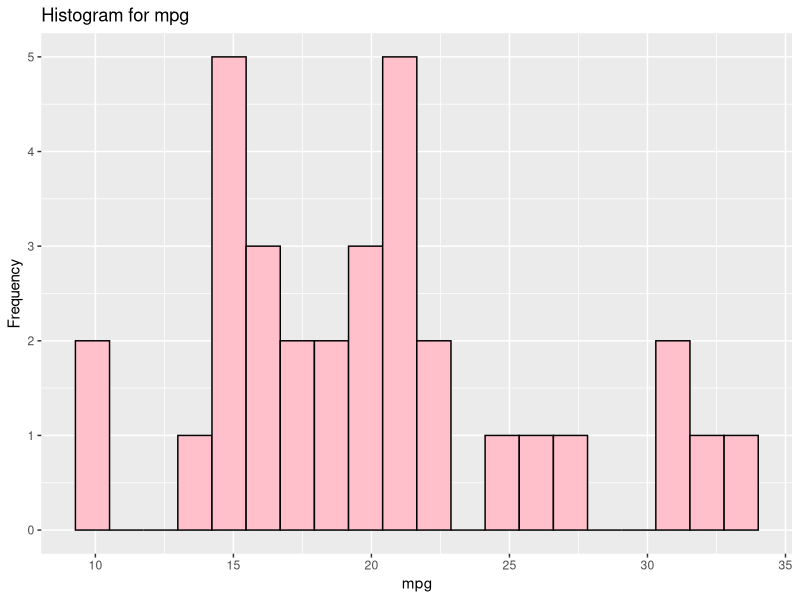
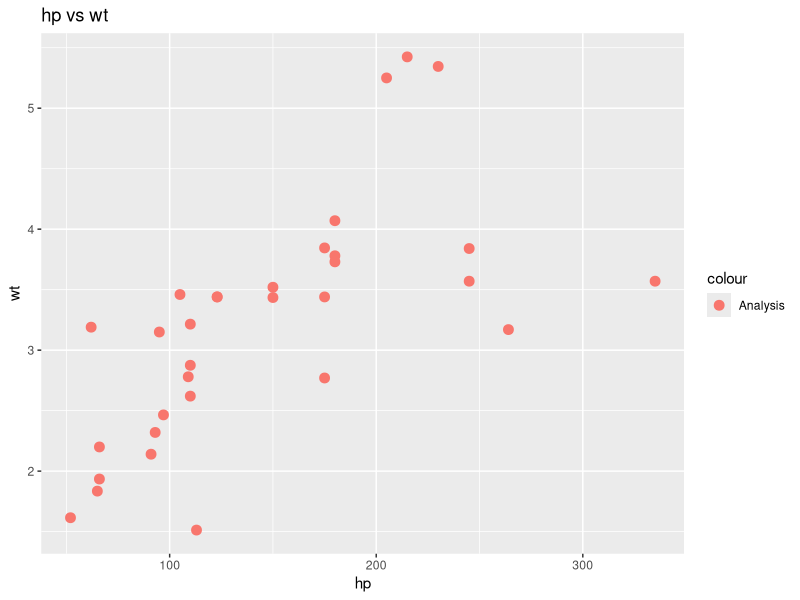
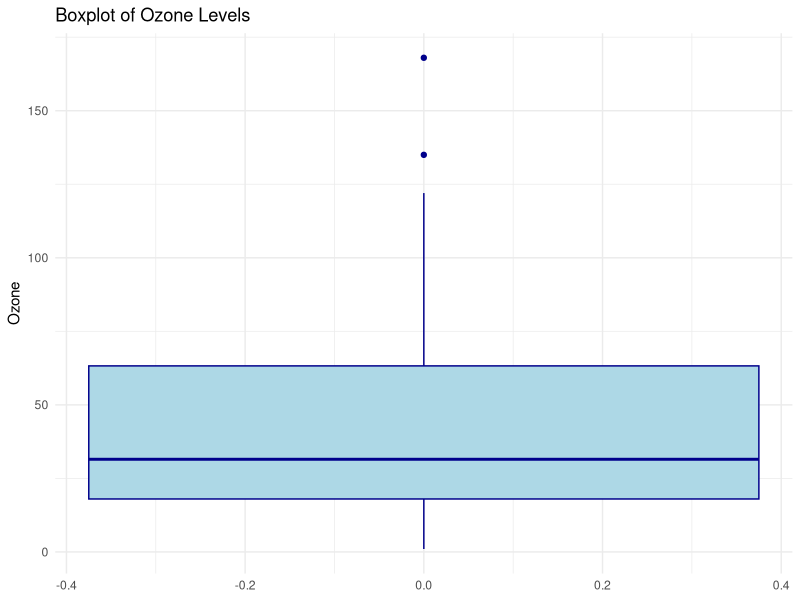
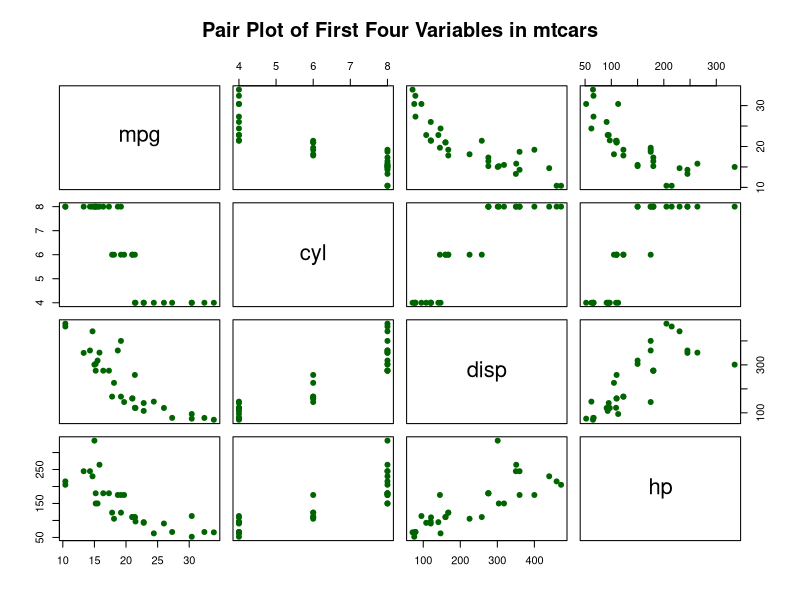

Generate these figures, in order, with R:
##Practical 6

#Import libraries
library(dplyr)
library(ggplot2)

#Load dataset
data("mtcars")
data("airquality")

#Create a histogram of mpg from the mtcars dataset
ggplot(mtcars, aes(x=mpg))+
  geom_histogram(bins = 20, fill="pink", colour="black")+
  labs(title = "Histogram for mpg",x="mpg",y="Frequency")

#Generate a scatterplot of hp vs wt from mtcars
ggplot(mtcars, aes(x=hp,y=wt,color = "Analysis" ))+
  geom_point(size = 3)+
  labs(title = "hp vs wt")

#Draw a boxplot of Ozone values from the airquality dataset
ggplot(airquality, aes(y = Ozone)) +
  geom_boxplot(fill = "lightblue", color = "darkblue") +
  labs(
    title = "Boxplot of Ozone Levels",
    y = "Ozone"
  ) +
  theme_minimal()

#Find the correlation between Sepal.Length and Sepal.Width in iris
correlation <- cor(iris$Sepal.Length, iris$Sepal.Width)
correlation

#Create a pair plot of the first four columns of mtcars
pairs(mtcars[1:4],
      main = "Pair Plot of First Four Variables in mtcars",
      pch = 19,
      col = "darkgreen")

